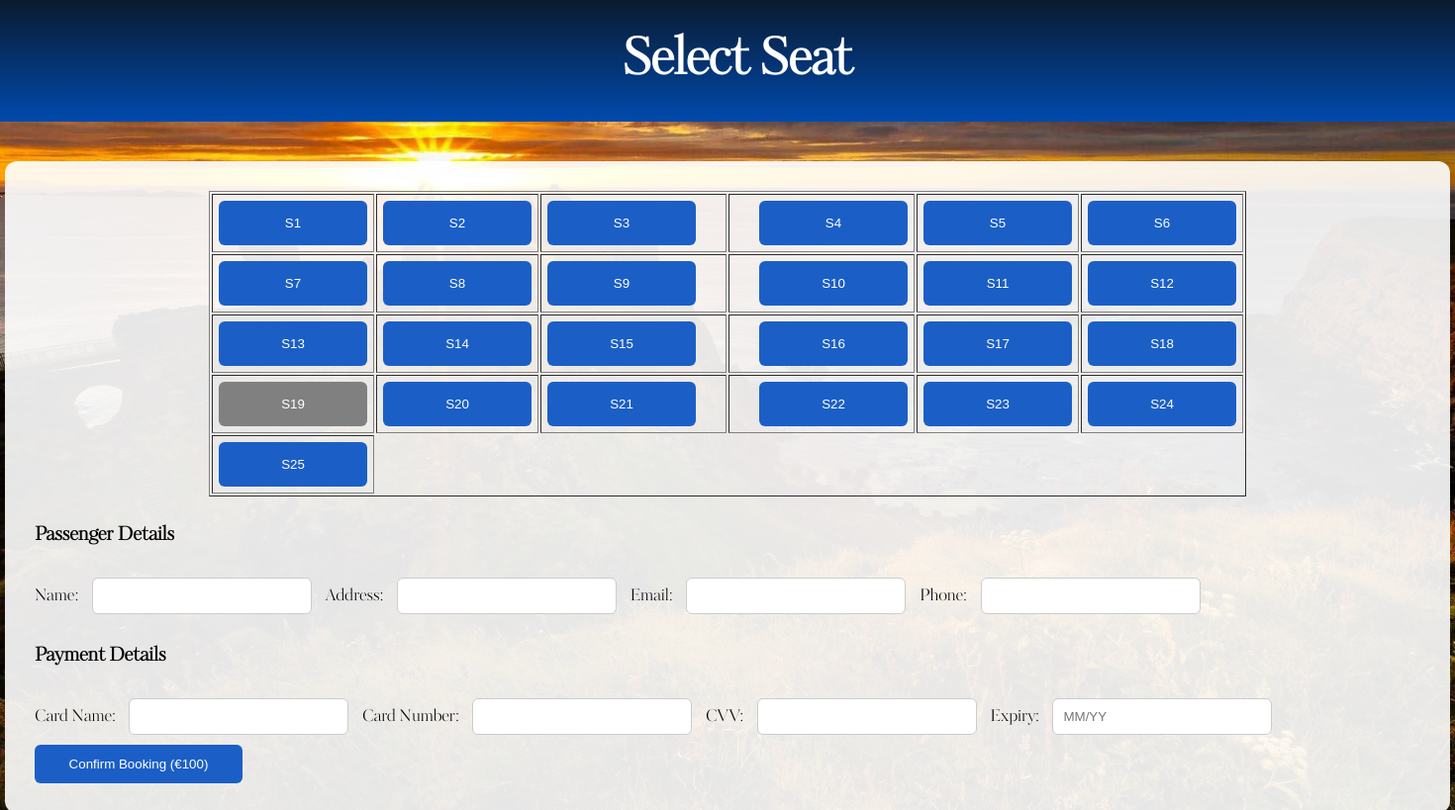
The page /selectSeat/7 on the database as committed earlier.
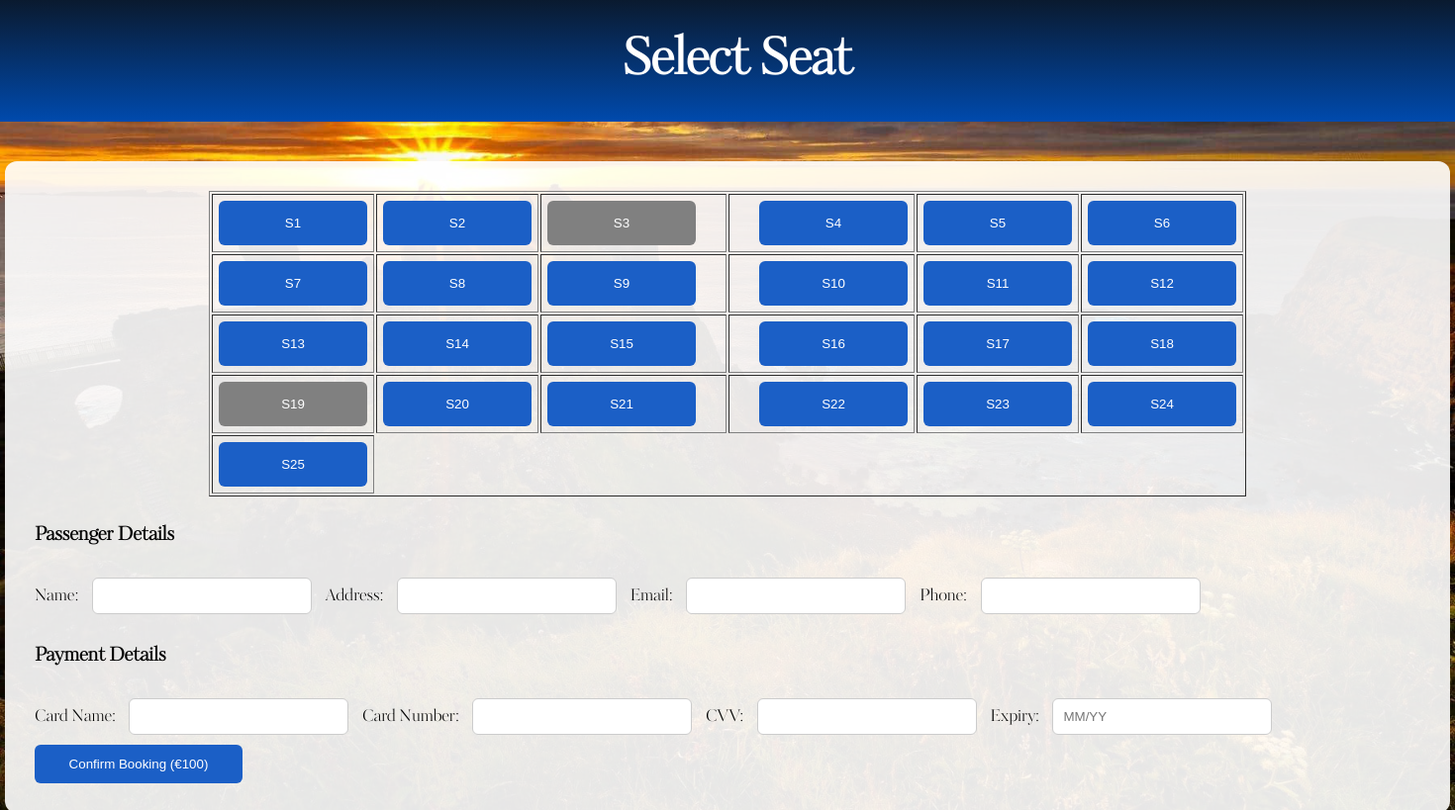
The same page on the database as committed later.
### tables this page shows
CREATE TABLE Seat (
    seatID INTEGER PRIMARY KEY AUTOINCREMENT,
    seatNumber TEXT,
    seatCost INTEGER NOT NULL,
    bookingID INTEGER,
    flightNumber INTEGER NOT NULL,
    FOREIGN KEY (bookingID) REFERENCES Booking(bookingID),
    FOREIGN KEY (flightNumber) REFERENCES Flight(flightNumber)
);

### app.py (the view)
@app.route("/selectSeat/<int:flightID>")
def selectSeat(flightID):
    conn = getDbConnection()
    seats = conn.execute("""
        SELECT seatID, seatNumber, bookingID
        FROM Seat
        WHERE flightNumber = ?
    """, (flightID,)).fetchall()
    conn.close()
    return render_template("selectSeat.html", seats=seats, flightID=flightID)

### app.py (called while the page is built)
def getDbConnection():
    conn = sqlite3.connect("AirPlaneSystem.db")
    conn.row_factory = sqlite3.Row
    return conn

### templates/selectSeat.html (shortened to what this page needs)
<!DOCTYPE html>
<html lang="en">
<head>
    <link rel="stylesheet" href="{{ url_for('static', filename='airplane.css') }}">
</head>
<body>
    <div class="topBar">
         <h1>Select Seat</h1>
    </div>
<div class="seat-container">
<table border="1">
<tr>
{% for seat in seats %}
<td>
{% if seat.bookingID == None %}
<button type="button" onclick="selectSeat('{{ seat.seatID }}')">
{{ seat.seatNumber }}
</button>
{% else %}
<button disabled style="background-color: grey;">
{{ seat.seatNumber }}
</button>
{% endif %}
</td>
{% if loop.index % 6 == 0 %}
</tr><tr>
{% endif %}
{% endfor %}
</tr>
</table>
<form method="POST" action="/addBooking">
<h3>Passenger Details</h3>
Name:
<input type="text" name="customerName" required>
Address:
<input type="text" name="customerAddress" required>
Email:
<input type="email" name="customerEmail" required>
Phone:
<input type="text" name="customerPhoneNum" required>
<h3>Payment Details</h3>
Card Name:
<input type="text" name="creditCardName" required>
Card Number:
<input type="text" name="creditCardNumber" required>
CVV:
<input type="text" name="creditCardCvv" required>
Expiry:
<input type="text" name="creditCardExpiry" placeholder="MM/YY" required>
<button type="submit" onclick="return checkSeat()">Confirm Booking (€100)</button>
</form>
</div>
</body>
</html>

### static/airplane.css (style rules this page uses)
html, body { height:100%; margin: 0; padding:0; width: 100% }
body { font-family: 'KudryashevDisplay', sans-serif; background: url("/static/Images/Sunset.jpg"); background-size: cover; background-position: center; background-repeat: no-repeat; display: flex; flex-direction: column; }
.topBar { font-family:'KudryashevDisplay', sans-serif; height: 15%; display: flex; align-items: center; justify-content: center; gap: 15px; padding-left: 20px; font-size: 25px; background: linear-gradient(180deg, #0A1A2F, #004AAD); color: white; }
button { background: #004AAD; color: white; padding: 14px 20px; border: none; border-radius: 6px; cursor: pointer; transition: all 0.2s ease; width: 210px; }
input { padding: 5px; border-radius: 10px; border: none; }
.seat-container { background: rgba(255,255,255,0.9); width: 1400px; margin: 40px auto; padding: 30px; border-radius: 12px; }
.seat-container input { padding: 10px; margin: 10px; width: 200px; border-radius: 6px; border: 1px solid #ccc; }
.seat-container button { padding: 12px 20px; background: #1b5fc6; color: white; border: none; border-radius: 6px; cursor: pointer; }
.seat-container table { margin-bottom: 25px; }
td:nth-child(3) { padding-right: 30px; }
td:nth-child(4) { padding-left: 30px; }
td { padding: 6px; }
td button { width: 150px; height: 45px; }
table { margin: auto; }

Rows that differ between the two databases and show on the page:
changed Seat (number 3 of 25 on the later page): bookingID empty → 11 (drawn)
